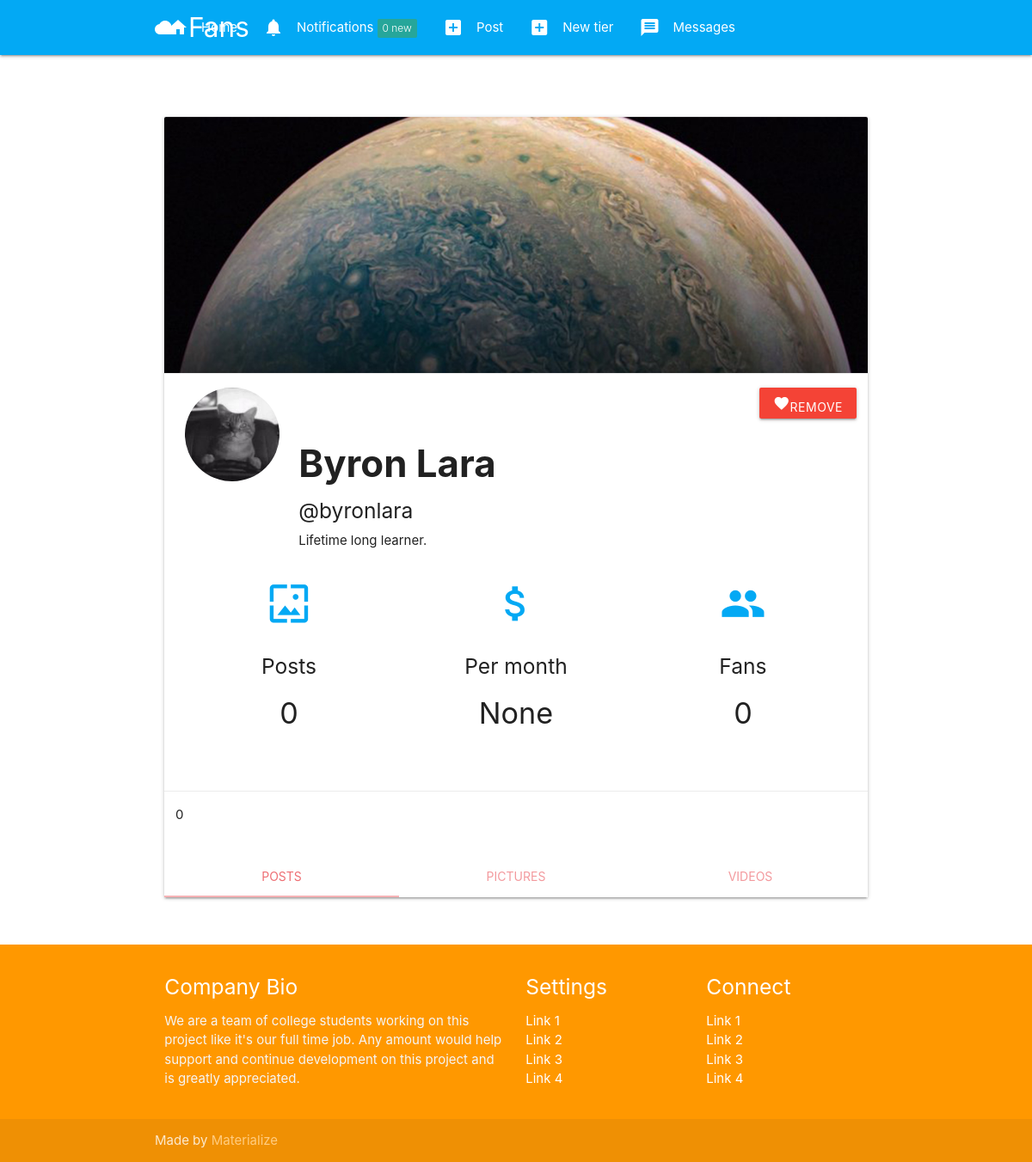
Page /byronlara/ (signed in) on the committed database.
### authy/models.py (models this page shows, shortened)
class Profile(models.Model):
	user = models.OneToOneField(User, on_delete=models.CASCADE, related_name='profile')
	location = models.CharField(max_length=50, null=True, blank=True)
	url = models.CharField(max_length=80, null=True, blank=True)
	profile_info = models.TextField(max_length=150, null=True, blank=True)
	created = models.DateField(auto_now_add=True)
	picture = models.ImageField(upload_to=user_directory_path_profile, blank=True, null=True, verbose_name='Picture')
	banner = models.ImageField(upload_to=user_directory_path_banner, blank=True, null=True, verbose_name='Banner')

### authy/views.py (the view, shortened to what this page needs)
# urls.py: path('<username>/', UserProfile, name='profile'),
def UserProfile(request, username):
	user = get_object_or_404(User, username=username)
	profile = Profile.objects.get(user=user)
	url = request.resolver_match.url_name
	tiers = None
	no_a_subscriber = None
	posts = None
	page_type = None
	posts_data = None
	if request.user != user:
		try:
			subscriber_tier = Subscription.objects.filter(subscriber=request.user, subscribed=user, expired=False)
			lista = []
			for s in subscriber_tier:
				lista.append(s.tier.number)
			print(lista)
			tiers = Tier.objects.filter(user=user).exclude(number__in=lista)
			if url == 'profilephotos':
				posts = PostFileContent.objects.filter(user=user, tier__number__lte=subscriber_tier.tier.number).order_by('-posted').exclude(file__endswith='mp4')
				page_type = 1
			elif url == 'profilevideos':
				posts = PostFileContent.objects.filter(user=user, tier__number__lte=subscriber_tier.tier.number).order_by('-posted').exclude(file__endswith='jpg')
				page_type = 2
			else:
				posts = Post.objects.filter(user=user).order_by('-posted')
				page_type = 3
		except Exception:
			print('entro al excep')
			print(lista)
			tiers = Tier.objects.filter(user=user).exclude(number__in=lista)
			no_a_subscriber = False
	if posts:
		paginator = Paginator(posts, 6)
		page_number = request.GET.get('page')
		posts_data = paginator.get_page(page_number)
	income = Subscription.objects.filter(subscribed=user, expired=False).aggregate(Sum('tier__price'))
	fans_count = Subscription.objects.filter(subscribed=user, expired=False).count()
	posts_count = Post.objects.filter(user=user).count()
	favorite_list = PeopleList.objects.filter(user=request.user)
	person_in_list = PeopleList.objects.filter(user=request.user, people=user).exists()
	if request.method == 'POST':
		form = NewListForm(request.POST)
		if form.is_valid():
			title = form.cleaned_data.get('title')
			PeopleList.objects.create(title=title, user=request.user)
			return HttpResponseRedirect(reverse('profile', args=[username]))
	else:
		form = NewListForm()
	template = loader.get_template('profile.html')
	context = {
		'profile':profile,
		'tiers': tiers,
		'subscripto': list,
		'form': form,
		'favorite_list': favorite_list,
		'person_in_list': person_in_list,
		'posts': posts_data,
		'page_type': page_type,
		'income': income,
		'fans_count': fans_count,
		'posts_count': posts_count,
		'no_a_subscriber': no_a_subscriber,
	}
	return HttpResponse(template.render(context, request))

### authy/views.py (called while the page is built)
def SideNavInfo(request):
	user = request.user
	nav_profile = None
	fans = None
	follows = None
	if user.is_authenticated:
		nav_profile = Profile.objects.get(user=user)
		fans = Subscription.objects.filter(subscribed=user).count()
		follows = Subscription.objects.filter(subscriber=user).count()
	return {'nav_profile': nav_profile, 'fans': fans, 'follows': follows}

### direct/views.py (called while the page is built)
def CheckDirects(request):
    directs_count = 0
    if request.user.is_authenticated:
        directs_count = Message.objects.filter(user=request.user, is_read=False).count()
    return {'directs_count': directs_count}

### notifications/views.py (called while the page is built)
def CountNotifications(request):
    count_notifications = None
    if request.user.is_authenticated:
        count_notifications = Notification.objects.filter(user=request.user, is_seen=False).count()
    return {'count_notifications': count_notifications}

### fans_clone/templates/profile.html (shortened to what this page needs)
{% extends 'base.html' %}
{% load static %}
{% load humanize %}
{% block banner %}
    <div class="col s12 m12">
      <div class="card">
        <div class="card-image">
          {% if profile.banner %}
            <img src="{{ profile.banner.url }}">
          {% else %}
            <img src="{% static 'img/nobanner.jpg' %}">
          {% endif %}
        </div>
        <div class="card-action">
          <div class="row">
            <div class="col s2">
              {% if profile.picture %}
                <img src="{{ profile.picture.url }}" class="circle responsive-img">
              {% else %}
                <img src="{% static 'img/no_avatar.jpg' %}" class="circle responsive-img">
              {% endif %}
            </div>
            <div class="right-align">
              {% if user.is_authenticated and user != profile.user %}
                {% if person_in_list == True %}
                  <a href="{% url 'remove-from-list' profile.user.username %}" class="btn red"><i class="material-icons">favorite</i>Remove</a>
                {% else %}
                  <a href="#modal1" class="modal-trigger"><i class="material-icons">favorite</i>Favorite</a>
                {% endif %}
              {% endif %}
            </div>
            <div class="col s10">
              <h3><b>{{ profile.user.first_name }} {{ profile.user.last_name }}</b></h3>
              <h5>@{{ profile.user.username }}</h5>
              {{ profile.profile_info }}
            </div>
            <div class="col s12">
            <div class="row">
              <div class="col s12 m4">
                <div class="icon-block">
                  <h2 class="center light-blue-text"><i class="material-icons">wallpaper</i></h2>
                  <h5 class="center">Posts</h5>
                  <h4 class="center">{{ posts_count }}</h4>
                </div>
              </div>
                <div class="col s12 m4">
                  <div class="icon-block">
                    <h2 class="center light-blue-text"><i class="material-icons">attach_money</i></h2>
                    <h5 class="center">Per month</h5>
                    <h4 class="center">{% if income == None %}0{% else %}{{ income.tier__price__sum }}{% endif %}</h4>
                  </div>
                </div>
                <div class="col s12 m4">
                <div class="icon-block">
                  <h2 class="center light-blue-text"><i class="material-icons">people</i></h2>
                  <h5 class="center">Fans</h5>
                  <h4 class="center">{{ fans_count }}</h4>
                </div>
                </div>
          </div>
          </div>
          </div>
        </div>
      {% if user.is_authenticated and user != profile.user %}
        <div class="card-action">
          <div class="row">
            {{ tiers.count }}
          </div>
        </div>
      {% endif %}
            <div class="card-tabs">
              <ul class="tabs tabs-fixed-width">
                <li class="tab col s3"><a target="_self" class="{% if page_type == 3 %}active{% endif %}" href="{% url 'profile' profile.user.username %}">Posts</a></li>
                <li class="tab col s3"><a target="_self" class="{% if page_type == 1 %}active{% endif %}" href="{% url 'profilephotos' profile.user.username %}">Pictures</a></li>
                <li class="tab col s3"><a target="_self" class="{% if page_type == 2 %}active{% endif %}" href="{% url 'profilevideos' profile.user.username %}">Videos</a></li>
              </ul>
            </div>
          </div>
        </div>
    </div>
    </div>
{% endblock %}

### fans_clone/templates/base.html (shortened to what this page needs)
{% load static %}
<!DOCTYPE html>
<html lang="en">
<head>
  <link href="{% static 'css/materialize.css' %}" type="text/css" rel="stylesheet" media="screen,projection"/>
  <link href="{% static 'css/style.css' %}" type="text/css" rel="stylesheet" media="screen,projection"/>
</head>
<body>
  <nav class="light-blue" role="navigation">
    <div class="nav-wrapper container">
      <a href="{% url 'index' %}" class="brand-logo"><i class="material-icons">cloud</i>Fans</a>
      <ul class="right hide-on-med-and-down">
        <li><a href="{% url 'index' %}"><i class="material-icons left">home</i>Home</a></li>
        <li><a href="{% url 'show-notifications' %}"><i class="material-icons left">notifications</i>Notifications<span class="new badge">{{ count_notifications }}</span></a></li>
        <li><a href="{% url 'newpost' %}"><i class="material-icons left">add_box</i>Post</a></li>
        <li><a href="{% url 'newtier' %}"><i class="material-icons left">add_box</i>New tier</a></li>
        <li><a href="{% url 'inbox' %}"><i class="material-icons left">message</i>Messages</a></li>
        <li><a href="#" data-target="slide-out" class="sidenav-trigger show-on-large"><i class="material-icons left">person</i>Profile</a></li>
      </ul>
    </div>
  </nav>
<div class="container">
  <div class="row">
    {% block banner %}
    {% endblock %}
  <footer class="page-footer orange">
    <div class="container">
      <div class="row">
        <div class="col l6 s12">
          <h5 class="white-text">Company Bio</h5>
          <p class="grey-text text-lighten-4">We are a team of college students working on this project like it's our full time job. Any amount would help support and continue development on this project and is greatly appreciated.</p>
        </div>
        <div class="col l3 s12">
          <h5 class="white-text">Settings</h5>
          <ul>
            <li><a class="white-text" href="#!">Link 1</a></li>
            <li><a class="white-text" href="#!">Link 2</a></li>
            <li><a class="white-text" href="#!">Link 3</a></li>
            <li><a class="white-text" href="#!">Link 4</a></li>
          </ul>
        </div>
        <div class="col l3 s12">
          <h5 class="white-text">Connect</h5>
          <ul>
            <li><a class="white-text" href="#!">Link 1</a></li>
            <li><a class="white-text" href="#!">Link 2</a></li>
            <li><a class="white-text" href="#!">Link 3</a></li>
            <li><a class="white-text" href="#!">Link 4</a></li>
          </ul>
        </div>
      </div>
    </div>
    <div class="footer-copyright">
      <div class="container">
      Made by <a class="orange-text text-lighten-3" href="http://materializecss.com">Materialize</a>
      </div>
    </div>
  </footer>
  </body>
</html>

### fans_clone/static/css/style.css (style rules this page uses)
.icon-block { padding: 0 15px; }
.icon-block .material-icons { font-size: inherit; }

### rows in the picture
Profile: banner (picture), picture (placeholder picture), user.first_name "Byron", user.last_name "Lara", user.username "byronlara", profile_info "Lifetime long learner."

### other values in the picture
{{ count_notifications }} "0"
{{ posts_count }} "0"
{{ income.tier__price__sum }} "None"
{{ fans_count }} "0"
{{ tiers.count }} "0"
